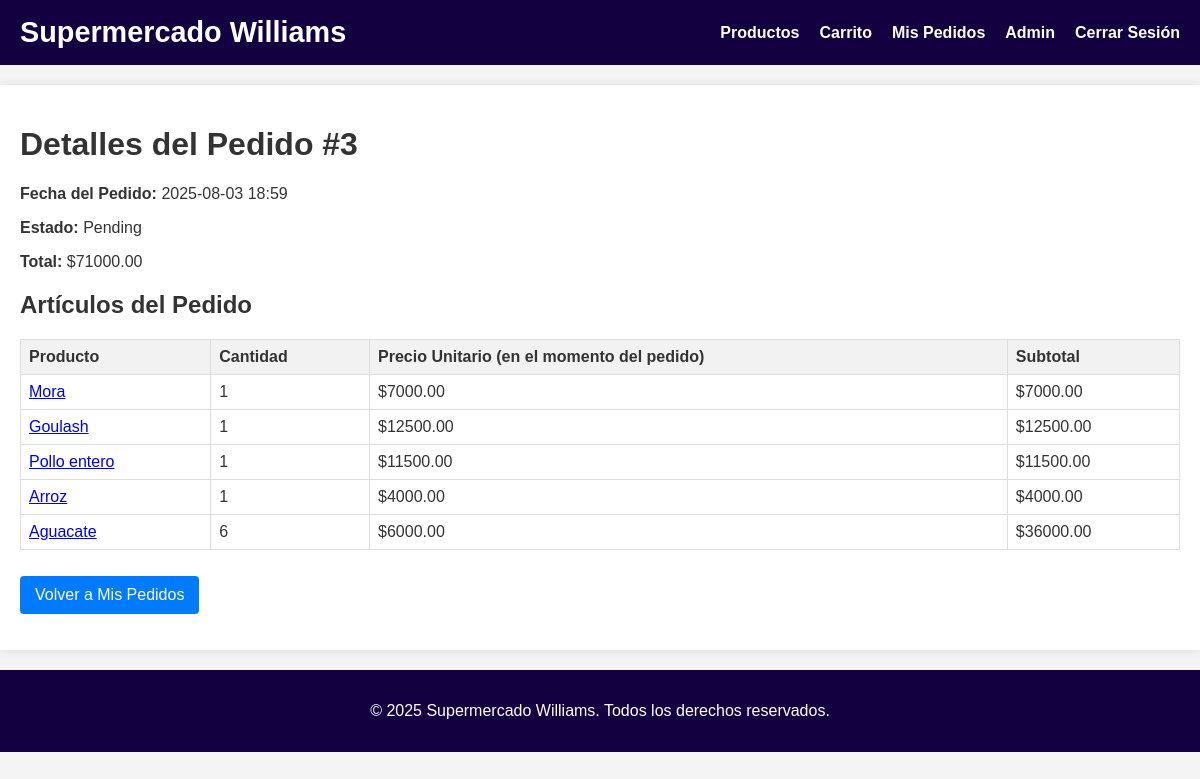
The page /order/3 (signed in) on the database as committed earlier.
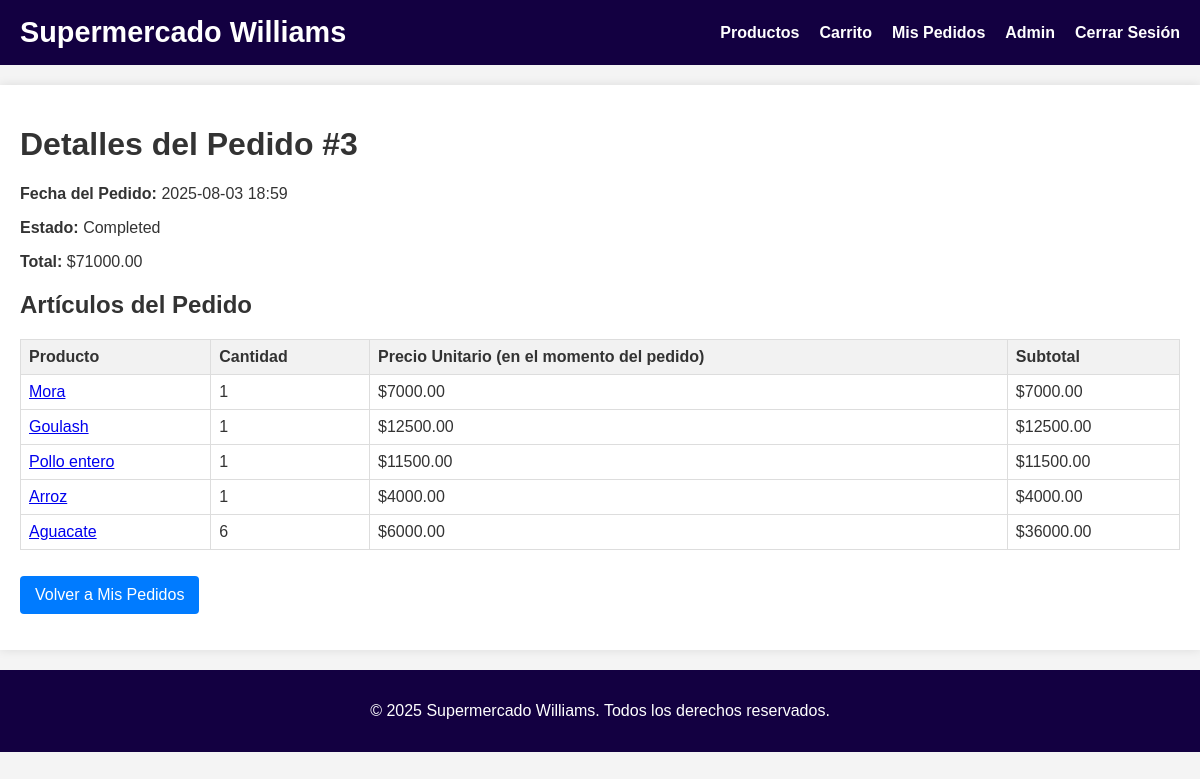
The same page on the database as committed later.
### models.py (models this page shows, shortened)
class Order(db.Model):
    id = db.Column(db.Integer, primary_key=True)
    user_id = db.Column(db.Integer, db.ForeignKey('user.id'), nullable=False)
    order_date = db.Column(db.DateTime, index=True, default=datetime.utcnow)
    total_amount = db.Column(db.Float, nullable=False)
    status = db.Column(db.String(64), default='Pending')  # e.g., Pending, Shipped, Delivered
    payment_method = db.Column(db.String(32), nullable=True)  # Nuevo campo
    user = db.relationship('User', backref='orders')
    items = db.relationship('OrderItem', backref='order')

### routes.py (the view)
@app.route('/order/<int:order_id>')
@login_required
def order_detail(order_id):
    order = Order.query.get_or_404(order_id)
    if order.user_id != current_user.id and not current_user.is_admin:
        flash('You are not authorized to view this order.', 'danger')
        return redirect(url_for('orders'))
    return render_template('order_detail.html', title=f'Order #{order.id}', order=order)

### models.py (called while the page is built)
    @property
    def is_authenticated(self):
        return True

### routes.py (called while the page is built)
@login_manager.user_loader
def load_user(user_id):
    return User.query.get(int(user_id))

### templates/order_detail.html
{% extends "base.html" %}
{% block content %}
    <h1>Detalles del Pedido #{{ order.id }}</h1>
    <p><strong>Fecha del Pedido:</strong> {{ order.order_date.strftime('%Y-%m-%d %H:%M') }}</p>
    <p><strong>Estado:</strong> {{ order.status }}</p>
    <p><strong>Total:</strong> ${{ "%.2f"|format(order.total_amount) }}</p>
    <h2>Artículos del Pedido</h2>
    <table class="cart-table">
        <thead>
            <tr>
                <th>Producto</th>
                <th>Cantidad</th>
                <th>Precio Unitario (en el momento del pedido)</th>
                <th>Subtotal</th>
            </tr>
        </thead>
        <tbody>
            {% for item in order.items %}
                <tr>
                    <td><a href="{{ url_for('product_detail', product_id=item.product.id) }}">{{ item.product.name }}</a></td>
                    <td>{{ item.quantity }}</td>
                    <td>${{ "%.2f"|format(item.price) }}</td>
                    <td>${{ "%.2f"|format(item.price * item.quantity) }}</td>
                </tr>
            {% endfor %}
        </tbody>
    </table>
    <p><a href="{{ url_for('orders') }}" class="button">Volver a Mis Pedidos</a></p>
{% endblock %}

Rows that differ between the two databases and show on the page:
changed Order id 3: status "Pending" → "Completed"
